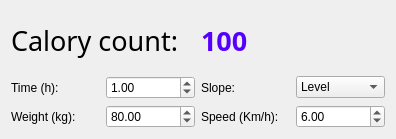
<?xml version="1.0" encoding="UTF-8"?>
<ui version="4.0">
 <class>Widget</class>
 <widget class="QWidget" name="Widget">
  <property name="geometry">
   <rect>
    <x>0</x>
    <y>0</y>
    <width>396</width>
    <height>139</height>
   </rect>
  </property>
  <property name="windowTitle">
   <string>Calory Counter</string>
  </property>
  <layout class="QVBoxLayout" name="verticalLayout">
   <item>
    <layout class="QHBoxLayout" name="horizontalLayout_7">
     <item>
      <widget class="QLabel" name="label">
       <property name="font">
        <font>
         <family>Iosevka Custom</family>
         <pointsize>20</pointsize>
        </font>
       </property>
       <property name="text">
        <string>Calory count:</string>
       </property>
      </widget>
     </item>
     <item>
      <widget class="QLabel" name="caloryCountLabel">
       <property name="font">
        <font>
         <family>Iosevka Custom</family>
         <pointsize>20</pointsize>
         <bold>true</bold>
        </font>
       </property>
       <property name="styleSheet">
        <string notr="true">color: rgb(85, 0, 255);</string>
       </property>
       <property name="text">
        <string>100</string>
       </property>
      </widget>
     </item>
    </layout>
   </item>
   <item>
    <layout class="QHBoxLayout" name="horizontalLayout_5">
     <item>
      <layout class="QHBoxLayout" name="horizontalLayout">
       <item>
        <widget class="QLabel" name="timeLabel">
         <property name="text">
          <string>Time (h):</string>
         </property>
        </widget>
       </item>
       <item>
        <widget class="QDoubleSpinBox" name="timeSpinBox">
         <property name="value">
          <double>1.000000000000000</double>
         </property>
        </widget>
       </item>
      </layout>
     </item>
     <item>
      <layout class="QHBoxLayout" name="horizontalLayout_3">
       <item>
        <widget class="QLabel" name="slopeLabel">
         <property name="text">
          <string>Slope:</string>
         </property>
        </widget>
       </item>
       <item>
        <widget class="QComboBox" name="slopeComboBox">
         <item>
          <property name="text">
           <string>Level</string>
          </property>
         </item>
        </widget>
       </item>
      </layout>
     </item>
    </layout>
   </item>
   <item>
    <layout class="QHBoxLayout" name="horizontalLayout_6">
     <item>
      <layout class="QHBoxLayout" name="horizontalLayout_2">
       <item>
        <widget class="QLabel" name="weightLabel">
         <property name="text">
          <string>Weight (kg):</string>
         </property>
        </widget>
       </item>
       <item>
        <widget class="QDoubleSpinBox" name="weightSpinBox">
         <property name="value">
          <double>80.000000000000000</double>
         </property>
        </widget>
       </item>
      </layout>
     </item>
     <item>
      <layout class="QHBoxLayout" name="horizontalLayout_4">
       <item>
        <widget class="QLabel" name="speedLabel">
         <property name="text">
          <string>Speed (Km/h):</string>
         </property>
        </widget>
       </item>
       <item>
        <widget class="QDoubleSpinBox" name="speedSpinBox">
         <property name="value">
          <double>6.000000000000000</double>
         </property>
        </widget>
       </item>
      </layout>
     </item>
    </layout>
   </item>
  </layout>
 </widget>
 <resources/>
 <connections/>
</ui>
